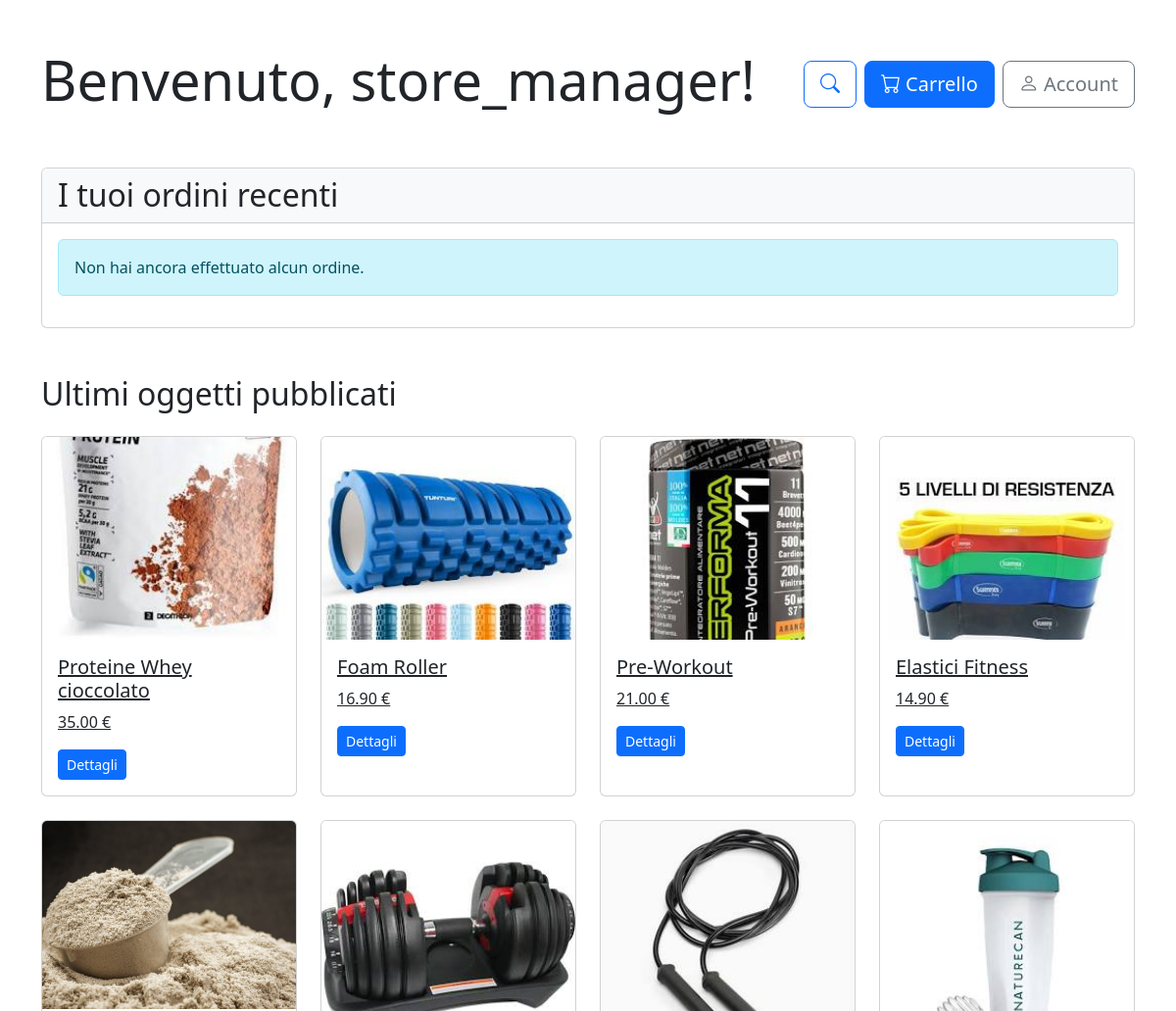
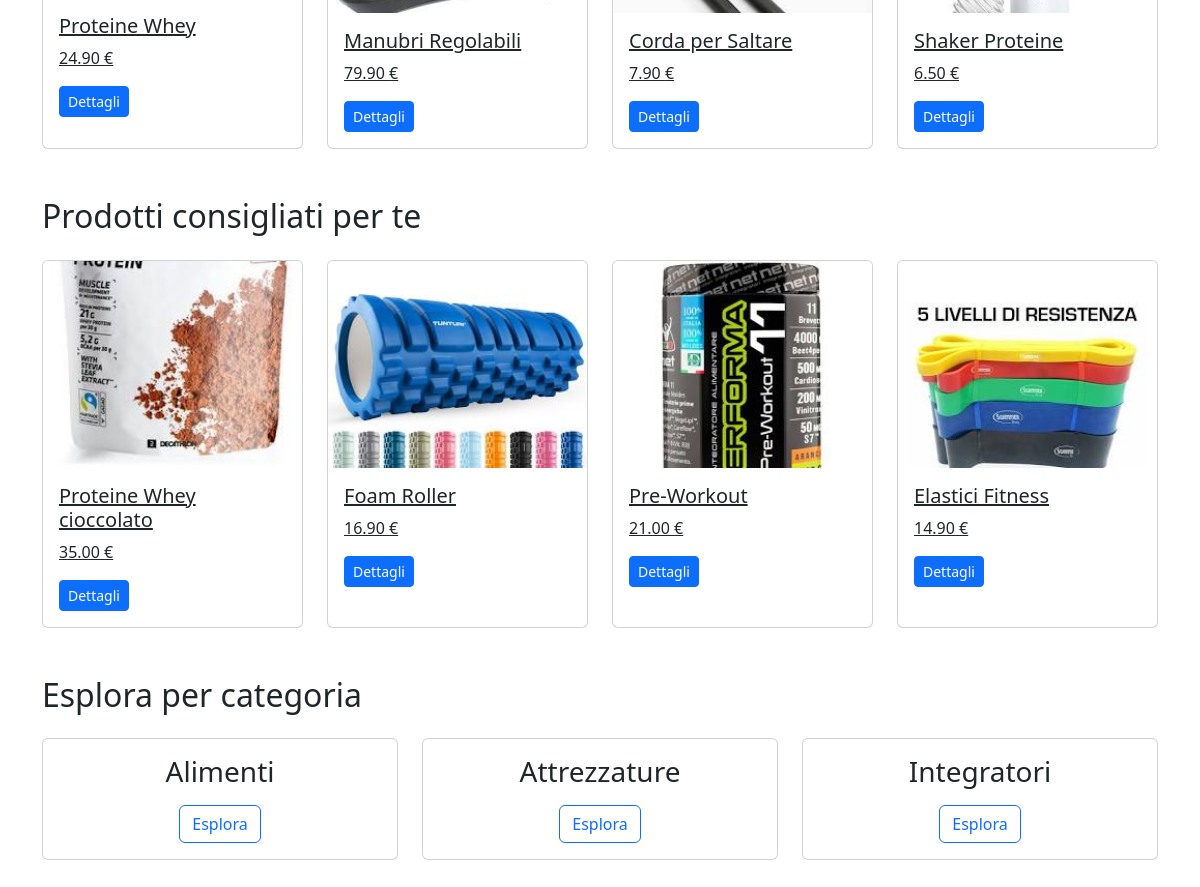
The page /user_home_page/ (signed in) on the database its author committed (2 pictures, top to bottom).
### users/models.py (models this page shows, shortened)
class CustomUser(AbstractUser):
   phone_number = models.CharField(max_length=15, blank=True, null=True, validators=[
            RegexValidator(
                regex=r'^\+\d{2,3}\d{10}$',
                message="Il numero di telefono deve essere nel formato +CCXXXXXXXXXX o +CCCXXXXXXXXXX (prefisso di 2 o 3 cifre seguito da 10 cifre)."
            )
        ])
   favorite_list = models.ManyToManyField('products.Product', blank=True, related_name='favorited_by')
   objects = CustomUserManager()

### products/models.py (models this page shows, shortened)
class Product(models.Model):
    category = models.ManyToManyField(Category)
    name = models.CharField(max_length=200, unique=True)
    description = models.TextField(blank=True)
    price = models.DecimalField(max_digits=10, decimal_places=2)
    stock = models.PositiveIntegerField()
    available = models.BooleanField(default=True)
    created = models.DateTimeField(auto_now_add=True)
    updated = models.DateTimeField(auto_now=True)
    image = models.ImageField(upload_to='product_images/', blank=True, null=True)
    added_by = models.ForeignKey('users.CustomUser', on_delete=models.SET_NULL, related_name='products_added', null=True, blank=True)
    modified_by = models.ForeignKey('users.CustomUser', on_delete=models.SET_NULL, related_name='products_modified', null=True, blank=True)
    class Meta:
        ordering = ('name',)

class Category(models.Model):
    name = models.CharField(max_length=200, unique=True)
    class Meta:
        verbose_name_plural = "Categories"

### users/views.py (the view)
# urls.py: path('user_home_page/', user_home_page, name='user_home_page'),
@login_required
def user_home_page(request):
    user = request.user
    recent_orders = Order.objects.filter(user=user).order_by('-created_at')[:5]
    categories = Category.objects.all()
    latest_products = Product.objects.all().order_by('-created')[:8]
    already_bought_products_list = recent_orders.first()
    already_bought_products =  OrderItem.objects.filter(order=already_bought_products_list)
    already_bought_products_category = Category.objects.filter(product__in=already_bought_products.values_list('product', flat=True))
    if already_bought_products_category.exists() and already_bought_products.exists():
        suggested_products = Product.objects.filter(category__in=already_bought_products_category).exclude(id__in=already_bought_products)[:4]
    else:
        suggested_products = Product.objects.all().order_by('-created')[:4]
    context = {
        'user': user,
        'recent_orders': recent_orders,
        'latest_products': latest_products,
        'categories': categories,
        'suggested_products': suggested_products
    }
    return render(request, 'users/user_home_page.html', context)

### templates/users/user_home_page.html (shortened to what this page needs)
{% extends "base.html" %}
{% block content %}
<div class="container py-5">
    <div class="row mb-5">
        <div class="col-md-8">
            <h1 class="display-4">Benvenuto, {{ user.username }}!</h1>
        </div>
        <div class="col-md-4 text-end d-flex align-items-center justify-content-end">
            <a href="{% url 'products:product_list_category' %}" class="btn btn-outline-primary btn-lg me-2" title="Cerca prodotti">
                <i class="bi bi-search"></i>
            </a>
            <a href="{% url 'core:view_cart' %}" class="btn btn-primary btn-lg">
                <i class="bi bi-cart"></i> Carrello
            </a>
            <a href="{% url 'users:account' %}" class="btn btn-outline-secondary btn-lg ms-2">
                <i class="bi bi-person"></i> Account
            </a>
        </div>
    </div>
    <div class="card mb-5">
        <div class="card-header bg-light">
            <h2 class="mb-0">I tuoi ordini recenti</h2>
        </div>
        <div class="card-body">
            {% if recent_orders %}
                <div class="table-responsive">
                    <table class="table table-hover">
                        <thead>
                            <tr>
                                <th>Ordine #</th>
                                <th>Data</th>
                                <th>Stato</th>
                                <th>Totale</th>
                                <th>Azioni</th>
                            </tr>
                        </thead>
                        <tbody>
                            {% for order in recent_orders %}
                            <tr>
                                <td>{{ order.id }}</td>
                                <td>{{ order.created_at|date:"d/m/Y" }}</td>
                                <td>
                                    <span class="badge {% if order.status == 'completed' %}bg-success{% elif order.status == 'processing' %}bg-warning{% else %}bg-info{% endif %}">
                                        {{ order.get_status_display }}
                                    </span>
                                </td>
                                <td>{{ order.get_total_cost }} €</td>
                                <td>
                                    <a href="{% url 'core:order_detail' order.id %}" class="btn btn-sm btn-outline-primary">Dettagli</a>
                                </td>
                            </tr>
                            {% endfor %}
                        </tbody>
                    </table>
                </div>
                <a href="{% url 'core:order_history' %}" class="btn btn-outline-primary mt-3">Vedi tutti gli ordini</a>
            {% else %}
                <div class="alert alert-info">Non hai ancora effettuato alcun ordine.</div>
            {% endif %}
        </div>
    </div>
    <h2 class="mb-4">Ultimi oggetti pubblicati</h2>
    <div class="row row-cols-1 row-cols-md-4 g-4 mb-5">
        {% for product in latest_products %}
        <div class="col">
            <a href="{% url 'products:product_info' product.id %}?source=user_home_page" class="card h-100">
                {% if product.image %}
                    <img src="{{ product.image.url }}" class="card-img-top" alt="{{ product.name }}">
                {% else %}
                    <img src='https://www.placehold.co/30x20' class="card-img-top" alt="{{ product.name }}">
                {% endif %}
                <div class="card-body">
                    <h5 class="card-title">{{ product.name }}</h5>
                    <p class="card-text">{{ product.price }} €</p>
                    <span class="btn btn-sm btn-primary">Dettagli</span>
                </div>
            </a>
        </div>
        {% empty %}
        <div class="col-12">
            <div class="alert alert-info">Nessun prodotto disponibile al momento</div>
        </div>
        {% endfor %}
    </div>
    <h2 class="mb-4">Prodotti consigliati per te</h2>
    <div class="row row-cols-1 row-cols-md-4 g-4 mb-5">
        {% for product in suggested_products %}
        <div class="col">
            <a href="{% url 'products:product_info' product.id %}?source=user_home_page" class="card h-100">
                {% if product.image %}
                    <img src="{{ product.image.url }}" class="card-img-top" alt="{{ product.name }}">
                {% else %}
                    <img src='https://www.placehold.co/30x20' class="card-img-top" alt="{{ product.name }}">
                {% endif %}
                <div class="card-body">
                    <h5 class="card-title">{{ product.name }}</h5>
                    <p class="card-text">{{ product.price }} €</p>
                    <span  class="btn btn-sm btn-primary">Dettagli</span>
                </div>
            </a>
        </div>
        {% empty %}
        <div class="col-12">
            <div class="alert alert-info">Nessun prodotto consigliato al momento</div>
        </div>
        {% endfor %}
    </div>
    <h2 class="mb-4">Esplora per categoria</h2>
    <div class="row mb-5">
        {% for category in categories %}
        <div class="col-md-4 mb-4">
            <div class="card">
                <div class="card-body text-center">
                    <h3 class="card-title">{{ category.name }}</h3>
                    <a href="{% url 'products:product_list_category' category.id %}" class="btn btn-outline-primary">Esplora</a>
                </div>
            </div>
        </div>
        {% endfor %}
    </div>
</div>
{% endblock %}

### rows shown on the page
CustomUser: username "store_manager"
Product: image (picture), name "Proteine Whey cioccolato", price "35.00"
Product: image (picture), name "Foam Roller", price "16.90"
Product: image (picture), name "Pre-Workout", price "21.00"
Product: image (picture), name "Elastici Fitness", price "14.90"
Product: image (picture), name "Proteine Whey", price "24.90"
Product: image (picture), name "Manubri Regolabili", price "79.90"
Product: image (picture), name "Corda per Saltare", price "7.90"
Product: image (picture), name "Shaker Proteine", price "6.50"
Category: name "Alimenti"
Category: name "Attrezzature"
Category: name "Integratori"
